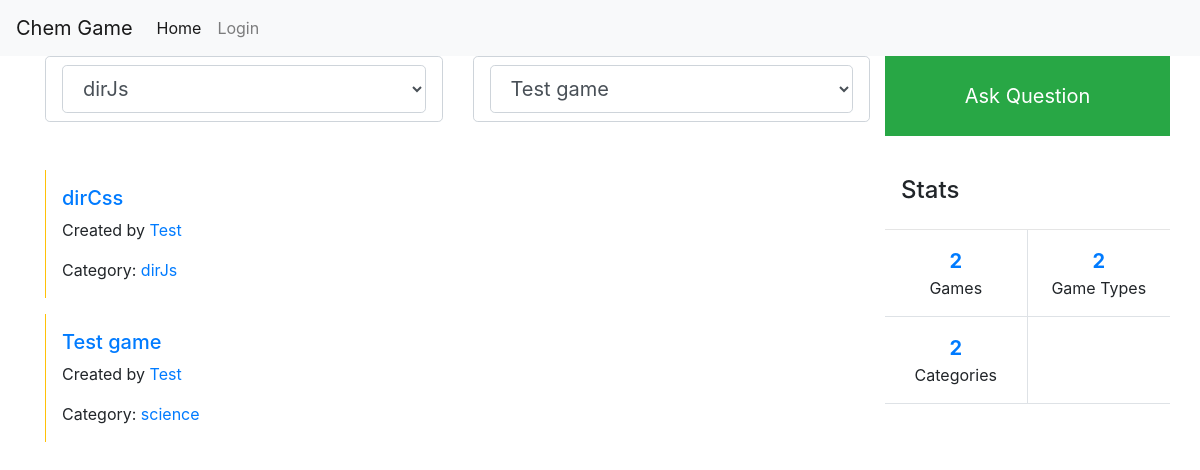
Screenshot of /Views/index.php with the database file from the repository.
### tables this page shows
CREATE TABLE `game` (
  `GAME_ID` int(10) UNSIGNED NOT NULL,
  `USER_ID` int(10) UNSIGNED NOT NULL,
  `GAME_TYPE_ID` int(10) UNSIGNED NOT NULL,
  `CONFIG` varchar(255) DEFAULT NULL,
  `GAME_NAME` varchar(255) DEFAULT NULL,
  `category` varchar(255) DEFAULT NULL
);

CREATE TABLE `user` (
  `USER_ID` int(10) UNSIGNED NOT NULL,
  `USERNAME` varchar(48) DEFAULT NULL,
  `PASSWORD` varchar(48) DEFAULT NULL
);

### settings.php (called while the page is built, shortened)
<?php
class MyPDO
{
    protected static $instance;
    protected $pdo;
    public function __construct()
    {
        $host = '127.0.0.1';
        $db = 'chemgame';
        $user = 'root';
        $pass = '';
        $charset = 'utf8mb4';
        $opt = array(
            PDO::ATTR_ERRMODE => PDO::ERRMODE_EXCEPTION,
            PDO::ATTR_DEFAULT_FETCH_MODE => PDO::FETCH_ASSOC,
            PDO::ATTR_EMULATE_PREPARES => FALSE,
        );
        $dsn = "mysql:host=$host;dbname=$db;charset=$charset";
        $this->pdo = new PDO($dsn, $user, $pass, $opt);
    }
    public static function instance()
    {
        if (self::$instance === null) {
            self::$instance = new self;
        }
        return self::$instance;
    }
    public function __call($method, $args)
    {
        return call_user_func_array(array($this->pdo, $method), $args);
    }
    public function run($sql, $args = [])
    {
        if (!$args) {
            return $this->query($sql);
        }
        $stmt = $this->pdo->prepare($sql);
        $stmt->execute($args);
        return $stmt;
    }
}

### Game/GameItem.php (called while the page is built, shortened)
<?php
require_once('../settings.php');
class GameItem
{
    protected $db;
    public function __construct()
    {
        $this->db = MyPDO::instance();
    }
    public function getAllGames()
    {
        return $this->db->run("SELECT * FROM game")->fetchAll(\PDO::FETCH_ASSOC);
    }
    public function getAllCategories()
    {
        return $this->db->run("SELECT category FROM game")->fetchAll(\PDO::FETCH_ASSOC);
    }
}
?>

### GameType/GameTypeItem.php (called while the page is built, shortened)
<?php
require_once('../settings.php');
class GameTypeItem
{
    protected $db;
    public function __construct()
    {
        $this->db = MyPDO::instance();
    }
    public function getAllGames()
    {
        return $this->db->run("SELECT * FROM gametype")->fetchAll(\PDO::FETCH_ASSOC);
    }
}
?>

### User/UserItem.php (called while the page is built, shortened)
<?php
require_once('../settings.php');
class UserItem
{
    protected $db;
    public function __construct()
    {
        $this->db = MyPDO::instance();
    }
    public function find($field, $value)
    {
        return $this->db->run("SELECT * FROM user WHERE $field = ?", [$value]);
    }
    public function getName($id)
    {
        $query = $this->find('user_id', $id);
        $result = $query->fetch();
        return $result["USERNAME"];
    }
}
?>

### Views/index.php (the view, shortened to what this page needs)
<?php
require_once("./navbar.php");
require_once "../settings.php";
require_once "../Game/GameItem.php";
require_once "../User/UserItem.php";
require_once "../GameType/GameTypeItem.php";
$gameitem = new GameItem();
$gametypeitem = new GameTypeItem();
$useritem = new userItem();
?>
<link href="https://code.ionicframework.com/ionicons/2.0.1/css/ionicons.min.css" rel="stylesheet">
<div class="container">
  <div class="row">
    <div class="col-lg-9 mb-3">
      <div class="row text-left mb-5">
        <div class="col-lg-6 mb-3 mb-sm-0">
          <div class="dropdown bootstrap-select form-control form-control-lg bg-white bg-op-9 text-sm w-lg-50"
            style="width: 100%;">
            <select class="form-control form-control-lg bg-white bg-op-9 text-sm w-lg-50" data-toggle="select"
              name="category" id="category" tabindex="-98">
              <?php
              foreach ($gameitem->getAllCategories() as $game) {
              ?>
              <option value=<?= $game["category"] ?>> <?= $game["category"] ?>
              </option>
              <?php
              }
              ?>
            </select>
          </div>
        </div>
        <div class="col-lg-6 text-lg-right">
          <div class="dropdown bootstrap-select form-control form-control-lg bg-white bg-op-9 text-sm w-lg-50"
            style="width: 100%;">
            <select class="form-control form-control-lg bg-white bg-op-9 text-sm w-lg-50" data-toggle="select"
              tabindex="-98">
              <?php
              foreach ($gametypeitem->getAllGames() as $game) {
              ?>
              <option value=<?= $game["GAME_TYPE_ID"] ?>> <?= $game["GAME_NAME"] ?>
              </option>
              <?php
              }
              ?>
            </select>
          </div>
        </div>
      </div>
      <?php
      foreach ($gameitem->getAllGames() as $game) {
        $id = $useritem->getName($game['USER_ID']);
      ?>
      <div
        class="card row-hover pos-relative py-3 px-3 mb-3 border-warning border-top-0 border-right-0 border-bottom-0 rounded-0">
        <div class="row align-items-center">
          <div class="col-md-8 mb-3 mb-sm-0">
            <h5>
              <a href="#" class="text-primary">
                <?=($game["GAME_NAME"]) ?>
              </a>
            </h5>
            <p class="text-sm"><span class="op-6">Created by</span><a class="text-black" href="#">
                <?= $id ?>
              </a></p>
            <div class="text-sm op-5"> Category: <a class="text-black mr-2" href="#">
                <?= $game["category"] ?>
              </a> </div>
          </div>
          <div class="col-md-4 op-7">
          </div>
        </div>
      </div>
      <?php }
      ; ?>
    </div>
    <div class="col-lg-3 mb-4 mb-lg-0 px-lg-0 mt-lg-0">
      <div
        data-settings="{&quot;parent&quot;:&quot;#content&quot;,&quot;mind&quot;:&quot;#header&quot;,&quot;top&quot;:10,&quot;breakpoint&quot;:992}"
        data-toggle="sticky" class="sticky" style="top: 85px;">
        <div class="sticky-inner">
          <a class="btn btn-lg btn-block btn-success rounded-0 py-4 mb-3 bg-op-6 roboto-bold" href="#">Ask Question</a>
          <div class="bg-white mb-3">
            <h4 class="px-3 py-4 op-5 m-0 roboto-bold">
              Stats
            </h4>
            <hr class="my-0">
            <div class="row text-center d-flex flex-row op-7 mx-0">
              <div class="col-sm-6 flex-ew text-center py-3 border-bottom border-right"> <a
                  class="d-block lead font-weight-bold" href="games.php">
                  <?= count($gameitem->getAllGames()) ?>
                </a> Games </div>
              <div class="col-sm-6 col flex-ew text-center py-3 border-bottom mx-0"> <a
                  class="d-block lead font-weight-bold" href="gameTypes.php">
                  <?= count($gametypeitem->getAllGames()) ?>
                </a> Game Types</div>
            </div>
            <div class="row text-center d-flex flex-row op-7 mx-0">
              <div class="col-sm-6 flex-ew text-center py-3 border-bottom border-right"> <a
                  class="d-block lead font-weight-bold" href="#">
                  <?= count($gameitem->getAllCategories()) ?>
                </a> Categories</div>
              <div class="col-sm-6 col flex-ew text-center py-3 border-bottom mx-0">
              </div>
            </div>
          </div>
        </div>
      </div>
    </div>
  </div>

### rows the page displays
game: GAME_NAME "dirCss", USER_ID.USERNAME "Test", category "dirJs"
game: GAME_NAME "Test game", USER_ID.USERNAME "Test", category "science"

### other values shown
count($gameitem->getAllGames()) "2"
count($gametypeitem->getAllGames()) "2"
count($gameitem->getAllCategories()) "2"
form field category "dirJs"
form field value "Test game"
